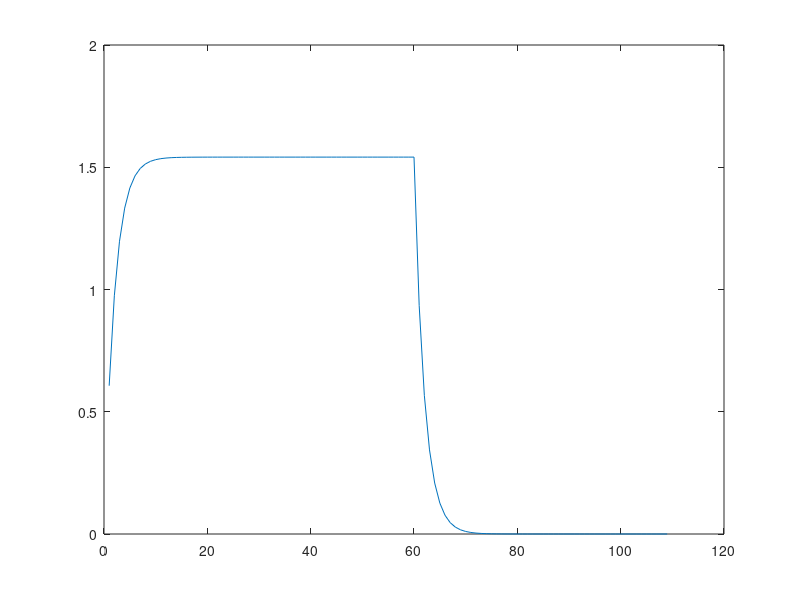
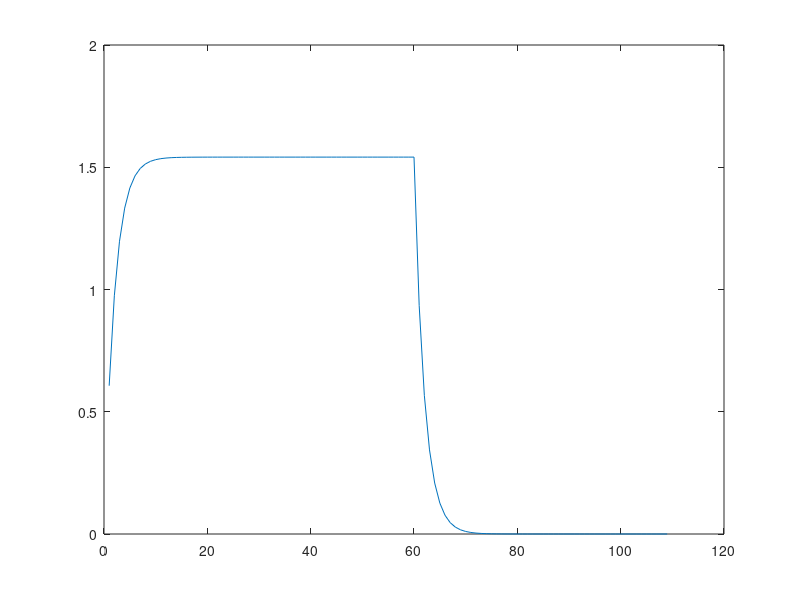

Recreate these plots in MATLAB, in order.
L = 50;
N = 60;

x = zeros(L,1);
h = ones(N,1);
y = zeros(N+L-1,1);

for n=1:L
    x(n,1)=exp(-n/2);
end


for n=1: L
    for i=1:N
        y(n+i-1,1)=y(n+i-1,1)+x(n,1)*h(i,1);
    end
end

figure
plot(y);

hold all
figure
plot(conv(x,h));